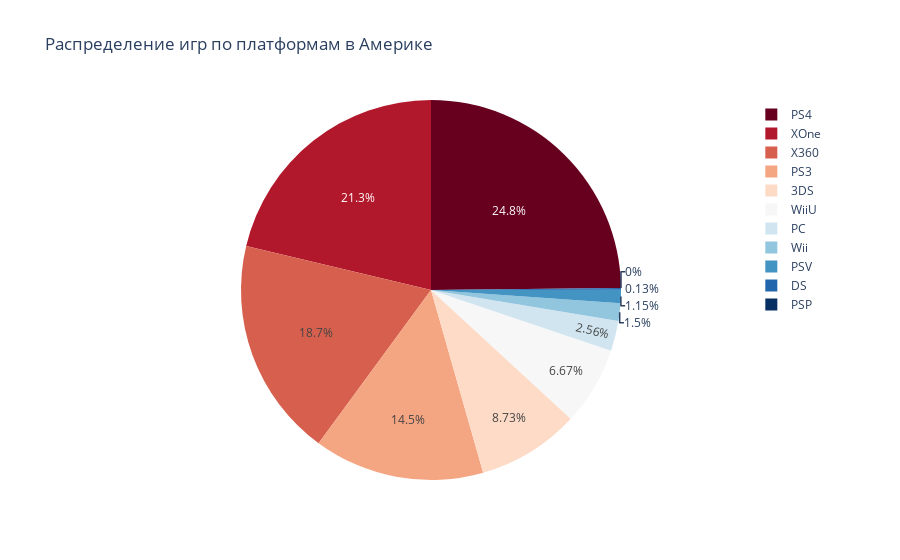

Write notebook code for a chart like this one.
### Markdown cell above
### Портрет пользователя в Северной Америке:

### Code cell
fig = px.pie(df, values='na_sales', names='platform', color_discrete_sequence=px.colors.sequential.RdBu,
             title='Распределение игр по платформам в Америке')
fig.show()

### Figure 1 — Plotly figure (JSON) as saved in the notebook; plotly's stock layout.template omitted (floating-point values rounded to 4 significant figures; data arrays with more than 128 entries replaced by an {"elided": "..."} marker saying what was removed)
{"data": [{"domain": {"x": [0, 1], "y": [0, 1]}, "hovertemplate": "platform=%{label}<br>na_sales=%{value}<extra></extra>", "labels": {"elided": "2237 str values"}, "legendgroup": "", "name": "", "showlegend": true, "type": "pie", "values": {"elided": "2237 float values"}}], "layout": {"legend": {"tracegroupgap": 0}, "piecolorway": ["rgb(103,0,31)", "rgb(178,24,43)", "rgb(214,96,77)", "rgb(244,165,130)", "rgb(253,219,199)", "rgb(247,247,247)", "rgb(209,229,240)", "rgb(146,197,222)", "rgb(67,147,195)", "rgb(33,102,172)", "rgb(5,48,97)"], "title": {"text": "Распределение игр по платформам в Америке"}}}
